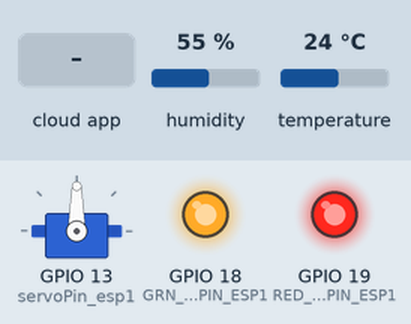
Simulated run of this sketch. Board: ESP32. Shown: servo, output pins drawn as LEDs (lit = HIGH). The inputs (shaded band) are chosen by the test bench; at power-on: humidity 55 %, temperature 24 °C. The ROS host is connected and sends only what is stated.

Above: at 5.2 s.
5.3 s: the phone or cloud app sets LEDs_esp1 to 0
At 6.4 s:
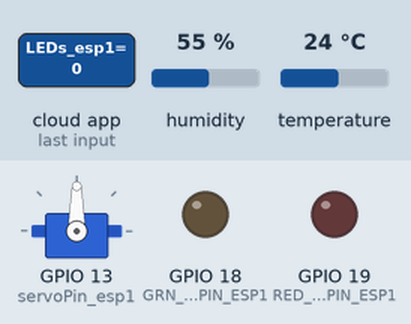
6.8 s: the phone or cloud app sets servo_esp1 to 0
At 7.1 s:
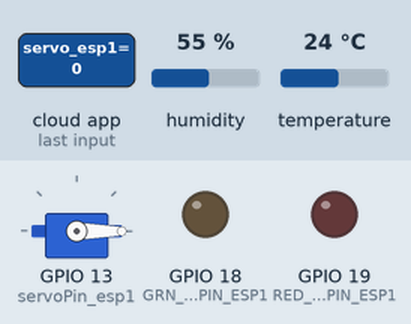
8.3 s: the phone or cloud app sets LEDs_esp1 to 1
At 9.5 s:
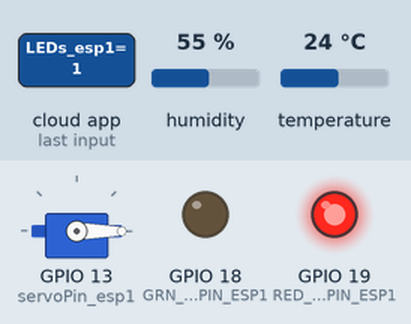
9.8 s: the phone or cloud app sets servo_esp1 to 90
At 10.6 s:
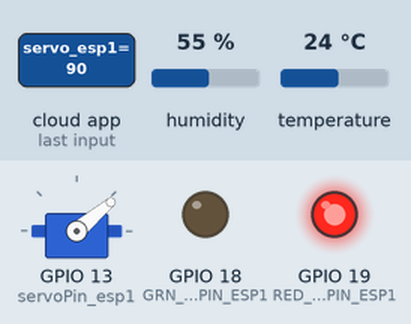
11.3 s: the phone or cloud app sets LEDs_esp1 to 2
At 11.8 s:
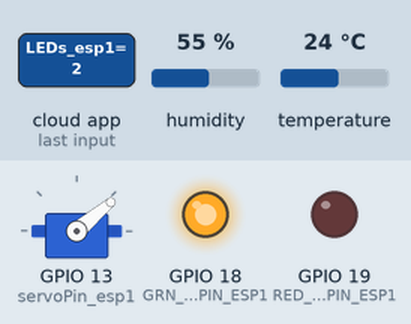
12.8 s: the phone or cloud app sets servo_esp1 to 1
At 13.7 s:
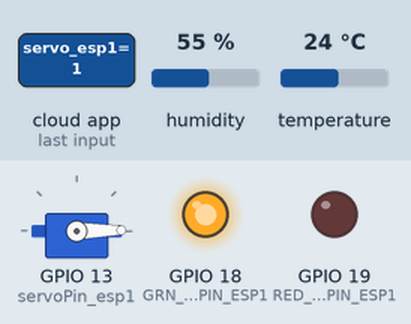
Timing chart, 0 to 15.3 s (numbered marks = the images above; inputs shaded):
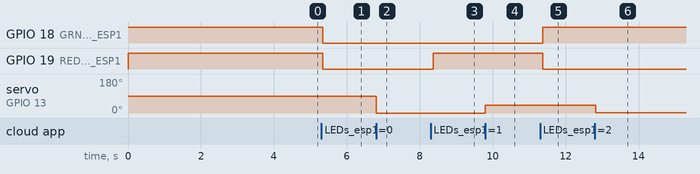

The sketch:

micro_ros_Servo_temp_subscriber_esp1.ino
```cpp
#include <micro_ros_arduino.h>

#include <stdio.h>
#include <rcl/rcl.h>
#include <rcl/error_handling.h>
#include <rclc/rclc.h>
#include <rclc/executor.h>
#include <ESP32Servo.h>         // 19
#include <DHT.h>           // temp - a/m

// #include <std_msgs/msg/int32.h>
#include <std_msgs/msg/int8.h>   // 1/9

Servo myservo_esp1;     // object   // 20
DHT dht_esp1(15, DHT11);  // temp - b

int servoPin_esp1 = 13;             // 21
#define TEMP_PIN_ESP1 15    // temp - c

// rcl_subscription_t subscriber;
rcl_subscription_t LEDs_subscriber_esp1;  // 2/9

rcl_subscription_t servo_subscriber_esp1;  // 22

rcl_publisher_t temp_publisher_esp1;  // temp - d

// std_msgs__msg__Int32 msg;
std_msgs__msg__Int8 LEDs_msg_esp1;     // 3/9

std_msgs__msg__Int8 servo_msg_esp1;    // 23

std_msgs__msg__Int8 temp_msg_esp1;     // temp - e

rclc_executor_t executor;
rclc_support_t support;
rcl_allocator_t allocator;
rcl_node_t node;
rcl_timer_t timer;

// #define LED_PIN 2
#define GRN_LED_PIN_ESP1 18   // 10
#define RED_LED_PIN_ESP1 19    // 11

#define RCCHECK(fn) { rcl_ret_t temp_rc = fn; if((temp_rc != RCL_RET_OK)){error_loop();}}
#define RCSOFTCHECK(fn) { rcl_ret_t temp_rc = fn; if((temp_rc != RCL_RET_OK)){}}

int8_t get_temp_esp1();   // temp - k

void error_loop(){
  while(1){
    // digitalWrite(LED_PIN, !digitalRead(LED_PIN));    // 18
    delay(100);
  }
}

int limitToMaxValue(int value, int maxLimit) {         // 25 - start
  if (value > maxLimit){
    return maxLimit;
  } else {
    return value;
  }
}                                                      // 25 - end

// void subscription_callback(const void * msgin)
// {
//   const std_msgs__msg__Int32 * msg = (const std_msgs__msg__Int32 *)msgin;
//   digitalWrite(LED_PIN, (msg->data == 0) ? LOW : HIGH);
// }

void timer_callback_esp1(rcl_timer_t * timer, int64_t last_call_time){    // temp - i
  RCLC_UNUSED(last_call_time);
  if(timer != NULL){
    int8_t temp = get_temp_esp1();
    temp_msg_esp1.data = temp;
    RCSOFTCHECK(rcl_publish(&temp_publisher_esp1, &temp_msg_esp1, NULL));
  }
}

void LEDs_subscription_callback_esp1(const void * msgin)                           // 4/9
{
  const std_msgs__msg__Int8 * msg = (const std_msgs__msg__Int8 *)msgin;
  // digitalWrite(LED_PIN, (msg->data == 0) ? LOW : HIGH);

  int8_t value = msg->data;           // 16

  switch (value) {                    // 17
    case 0:
      digitalWrite(GRN_LED_PIN_ESP1, LOW);
      digitalWrite(RED_LED_PIN_ESP1, LOW);
      break;
    case 1:
      digitalWrite(GRN_LED_PIN_ESP1, LOW);
      digitalWrite(RED_LED_PIN_ESP1, HIGH);
      break;
    case 2:
      digitalWrite(GRN_LED_PIN_ESP1, HIGH);
      digitalWrite(RED_LED_PIN_ESP1, LOW);
      break;
    case 3:
      digitalWrite(GRN_LED_PIN_ESP1, HIGH);
      digitalWrite(RED_LED_PIN_ESP1, HIGH);
      break;
    default:
      break;
  }
}

void servo_callback_esp1(const void* msgin){                                   // 24 - start
  const std_msgs__msg__Int8* msg = (const std_msgs__msg__Int8*)msgin;
  int8_t angle = msg->data;
  int servo_position_esp1;
  servo_position_esp1 = limitToMaxValue(angle, 40);
  myservo_esp1.write(servo_position_esp1);
}

// void temp_callback(const void* msgin){                                   // f
//   const std_msgs__msg__Int8* msg = (const std_msgs__msg__Int8*)msgin;
//   int8_t angle = msg->data;
//   int temp;
//   temp = dht.read();
// }

int8_t get_temp_esp1(){                   // temp - l
  // int temp = analogRead(TEMP_PIN);
  int temp_esp1 = dht_esp1.readTemperature();
  return static_cast<int8_t>(temp_esp1);
}


void setup() {
  set_microros_wifi_transports("siddhi", "siddhi123", "192.168.43.158", 8888);
  // set_microros_transports();

  // pinMode(LED_PIN, OUTPUT);
  // digitalWrite(LED_PIN, HIGH);

  pinMode(GRN_LED_PIN_ESP1, OUTPUT);     // 12
  digitalWrite(GRN_LED_PIN_ESP1, HIGH);  // 13

  pinMode(RED_LED_PIN_ESP1, OUTPUT);      // 14
  digitalWrite(RED_LED_PIN_ESP1, HIGH);   // 15

  pinMode(TEMP_PIN_ESP1, INPUT);   // temp - j

  delay(2000);

  dht_esp1.begin();  // g
  delay(2000);  // h

  Serial.begin(115200);  // i

  // Allow allocation of all timers    // 21 - start
	ESP32PWM::allocateTimer(0);
	ESP32PWM::allocateTimer(1);
	ESP32PWM::allocateTimer(2);
	ESP32PWM::allocateTimer(3);
	myservo_esp1.setPeriodHertz(50);    // standard 50 hz servo
	myservo_esp1.attach(servoPin_esp1, 1000, 2000);   // 21 - end

  allocator = rcl_get_default_allocator();

  //create init_options
  RCCHECK(rclc_support_init(&support, 0, NULL, &allocator));

  // create node
  // RCCHECK(rclc_node_init_default(&node, "micro_ros_arduino_node", "", &support));
  RCCHECK(rclc_node_init_default(&node, "ESP32_Terminal_1", "", &support));            // 5/9
  // RCCHECK(rclc_node_init_default(&node, "esp32_terminal_2", "", &support));
  // RCCHECK(rclc_node_init_default(&node, "esp32_info", "", &support));

  // create subscriber

  // LED Subscriber
  RCCHECK(rclc_subscription_init_default(
    // &subscriber,
    &LEDs_subscriber_esp1,                                                            // 6/9
    &node,
    // ROSIDL_GET_MSG_TYPE_SUPPORT(std_msgs, msg, Int32),
    ROSIDL_GET_MSG_TYPE_SUPPORT(std_msgs, msg, Int8),                            // 7/9
    // "micro_ros_arduino_subscriber"
    "LEDs_esp1"));                                                                    // 8/9

  // Servo Subscriber
  RCCHECK(rclc_subscription_init_default(                  // 22 - start
    // &subscriber,
    &servo_subscriber_esp1,
    &node,
    // ROSIDL_GET_MSG_TYPE_SUPPORT(std_msgs, msg, Int32),
    ROSIDL_GET_MSG_TYPE_SUPPORT(std_msgs, msg, Int8),
    // "micro_ros_arduino_subscriber"
    "/servo_esp1"));                                              // 22 - end

  // create timer
  const unsigned int timer_timeout = 100;      // temp - f - start
  RCCHECK(rclc_timer_init_default(
    &timer,
    &support,
    RCL_MS_TO_NS(timer_timeout),
    timer_callback_esp1));

  // publisher
  RCCHECK(rclc_publisher_init_default(              // temp - m
    // &subscriber,
    &temp_publisher_esp1,
    &node,
    // ROSIDL_GET_MSG_TYPE_SUPPORT(std_msgs, msg, Int32),
    ROSIDL_GET_MSG_TYPE_SUPPORT(std_msgs, msg, Int8),
    // "micro_ros_arduino_subscriber"
    "temp_esp1"));

  // create executor
  RCCHECK(rclc_executor_init(&executor, &support.context, 4, &allocator));     // no. of threades = no. of subscribers = 1  // temp - h
  RCCHECK(rclc_executor_add_timer(&executor, &timer));    // temp - g

  // RCCHECK(rclc_executor_add_subscription(&executor, &subscriber, &msg, &subscription_callback, ON_NEW_DATA));
  RCCHECK(rclc_executor_add_subscription(&executor, &LEDs_subscriber_esp1, &LEDs_msg_esp1, &LEDs_subscription_callback_esp1, ON_NEW_DATA));   // 9/9
  RCCHECK(rclc_executor_add_subscription(&executor, &servo_subscriber_esp1, &servo_msg_esp1, &servo_callback_esp1, ON_NEW_DATA));             // 23
}

void loop() {
  delay(100);
  RCCHECK(rclc_executor_spin_some(&executor, RCL_MS_TO_NS(100)));
}
```

Measured:
- after the input at 5.3 s, GPIO 18 (GRN_LED_PIN_ESP1), GPIO 19 (RED_LED_PIN_ESP1): HIGH → LOW after 0.05 s
- after the input at 6.8 s, servo on GPIO 13 (servoPin_esp1): 90° → 0° at once
- after the input at 8.3 s, GPIO 19 (RED_LED_PIN_ESP1): LOW → HIGH after 0.07 s
- after the input at 9.8 s, servo on GPIO 13 (servoPin_esp1): 0° → 40° at once
- after the input at 11.3 s, GPIO 18 (GRN_LED_PIN_ESP1): LOW → HIGH after 0.07 s; GPIO 19 (RED_LED_PIN_ESP1): HIGH → LOW after 0.07 s
- after the input at 12.8 s, servo on GPIO 13 (servoPin_esp1): 40° → 1° at once
